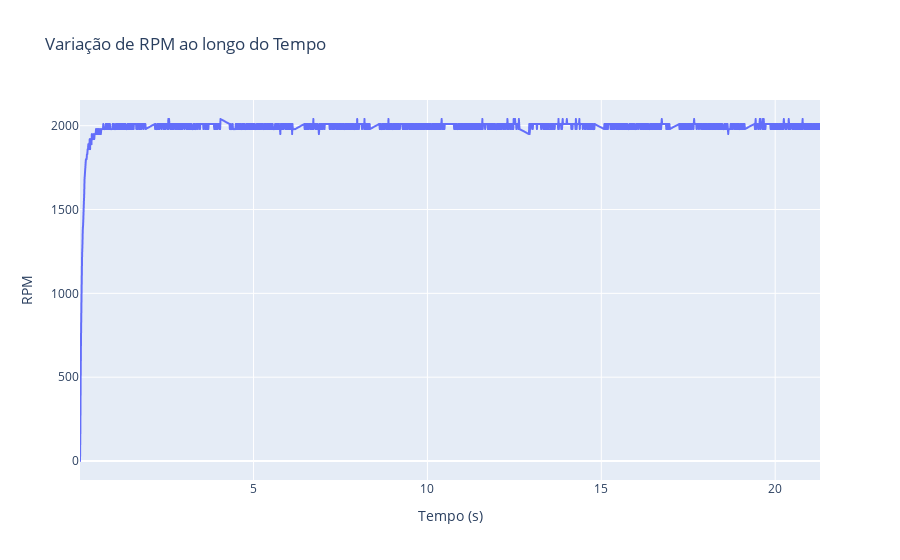

Write notebook code for a chart like this one.
### Code cell
fig = px.line(dados, x='Tempo (s)', y='RPM', title='Variação de RPM ao longo do Tempo')
fig.update_xaxes(title='Tempo (s)')
fig.update_yaxes(title='RPM')
fig.show()

### Figure 1 — Plotly figure (JSON) as saved in the notebook; plotly's stock layout.template omitted (floating-point values rounded to 4 significant figures; data arrays with more than 128 entries replaced by an {"elided": "..."} marker saying what was removed)
{"data": [{"hovertemplate": "Tempo (s)=%{x}<br>RPM=%{y}<extra></extra>", "legendgroup": "", "line": {"color": "#636efa", "dash": "solid"}, "marker": {"symbol": "circle"}, "mode": "lines", "name": "", "showlegend": false, "type": "scattergl", "x": {"elided": "1900 float values"}, "xaxis": "x", "y": {"elided": "1900 int values"}, "yaxis": "y"}], "layout": {"legend": {"tracegroupgap": 0}, "title": {"text": "Variação de RPM ao longo do Tempo"}, "xaxis": {"anchor": "y", "domain": [0, 1], "title": {"text": "Tempo (s)"}}, "yaxis": {"anchor": "x", "domain": [0, 1], "title": {"text": "RPM"}}}}
